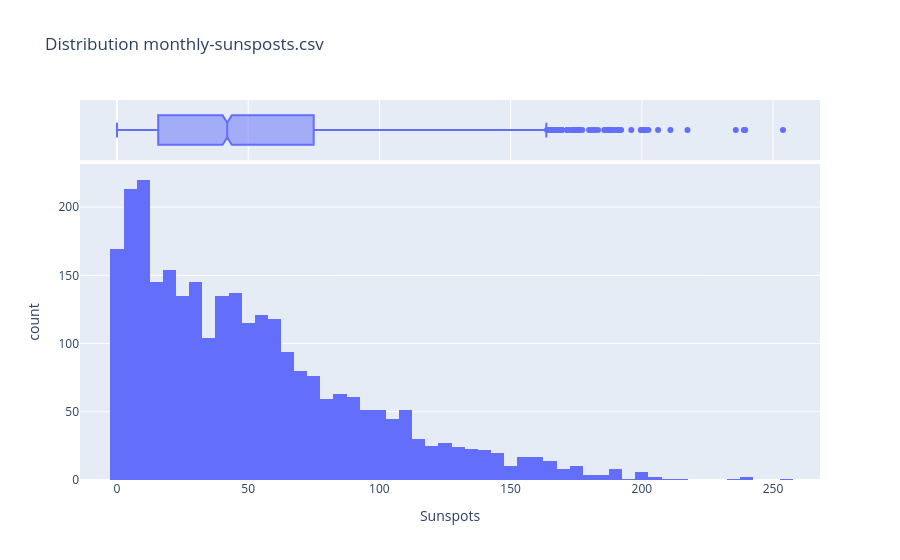

Notebook cell for this chart:
### Markdown cell above
### 1.3. Signal Distribution

### Code cell
# From https://plotly.com/python/distplot

fig = px.histogram(df, x="Sunspots", 
                   nbins=100,
                   marginal="box", # or violin, rug
                   title="Distribution monthly-sunsposts.csv")

# fig.update_layout(template = "plotly_dark")
# fig.update_traces(marker_color = "red")

fig.show()

### Figure 1 — Plotly figure (JSON) as saved in the notebook; plotly's stock layout.template omitted (floating-point values rounded to 4 significant figures; data arrays with more than 128 entries replaced by an {"elided": "..."} marker saying what was removed)
{"data": [{"bingroup": "x", "hovertemplate": "Sunspots=%{x}<br>count=%{y}<extra></extra>", "legendgroup": "", "marker": {"color": "#636efa", "pattern": {"shape": ""}}, "name": "", "nbinsx": 100, "orientation": "v", "showlegend": false, "type": "histogram", "x": {"elided": "2820 float values"}, "xaxis": "x", "yaxis": "y"}, {"hovertemplate": "Sunspots=%{x}<extra></extra>", "legendgroup": "", "marker": {"color": "#636efa"}, "name": "", "notched": true, "showlegend": false, "type": "box", "x": {"elided": "2820 float values"}, "xaxis": "x2", "yaxis": "y2"}], "layout": {"barmode": "relative", "legend": {"tracegroupgap": 0}, "title": {"text": "Distribution monthly-sunsposts.csv"}, "xaxis": {"anchor": "y", "domain": [0, 1], "title": {"text": "Sunspots"}}, "xaxis2": {"anchor": "y2", "domain": [0, 1], "matches": "x", "showgrid": true, "showticklabels": false}, "yaxis": {"anchor": "x", "domain": [0, 0.8316], "title": {"text": "count"}}, "yaxis2": {"anchor": "x2", "domain": [0.8416, 1], "matches": "y2", "showgrid": false, "showline": false, "showticklabels": false, "ticks": ""}}}
